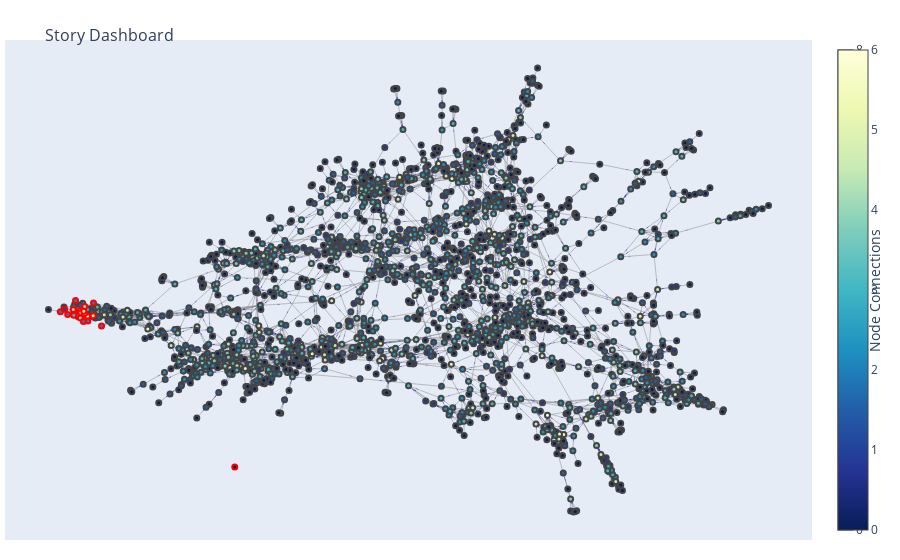

Write notebook code for a chart like this one.
### Code cell
story_dashboard[0]

### Figure 1 — Plotly figure (JSON) as saved in the notebook; plotly's stock layout.template omitted (floating-point values rounded to 4 significant figures; data arrays with more than 128 entries replaced by an {"elided": "..."} marker saying what was removed)
{"data": [{"hoverinfo": "none", "line": {"color": "#888", "width": 0.5}, "mode": "lines", "type": "scatter", "x": {"elided": "13569 float values"}, "y": {"elided": "13569 float values"}}, {"fill": "toself", "fillcolor": "blue", "line": {"color": "blue"}, "mode": "lines", "type": "scatter", "x": {"elided": "22615 float values"}, "y": {"elided": "22615 float values"}}, {"hoverinfo": "text", "marker": {"color": {"elided": "2004 int values"}, "colorbar": {"thickness": 15, "title": {"side": "right", "text": "Node Connections"}, "xanchor": "left"}, "colorscale": [[0, "rgb(255,255,217)"], [0.125, "rgb(237,248,177)"], [0.25, "rgb(199,233,180)"], [0.375, "rgb(127,205,187)"], [0.5, "rgb(65,182,196)"], [0.625, "rgb(29,145,192)"], [0.75, "rgb(34,94,168)"], [0.875, "rgb(37,52,148)"], [1, "rgb(8,29,88)"]], "line": {"width": 2}, "reversescale": true, "showscale": true, "size": 5}, "mode": "markers", "text": {"elided": "2004 str values"}, "type": "scatter", "x": {"elided": "2004 float values"}, "y": {"elided": "2004 float values"}}, {"hoverinfo": "text", "marker": {"color": [5, 4, 2, 4, 2, 6, 2, 2, 4, 0, 4, 2, 2, 2, 4, 4, 2, 5, 1, 3, 5], "colorscale": [[0, "rgb(255,255,217)"], [0.125, "rgb(237,248,177)"], [0.25, "rgb(199,233,180)"], [0.375, "rgb(127,205,187)"], [0.5, "rgb(65,182,196)"], [0.625, "rgb(29,145,192)"], [0.75, "rgb(34,94,168)"], [0.875, "rgb(37,52,148)"], [1, "rgb(8,29,88)"]], "line": {"color": "red", "width": 2}, "reversescale": true, "showscale": true, "size": 5, "symbol": "circle"}, "mode": "markers", "text": ["White House says US will ‘not be intimidated’ by China but reaffirms it does not back Taiwan independence<br>2022-08-01 20:00:00<br>https://www.foxnews.com/politics/white-house-says-us-will-not-be-intimidated-but-reaffirms-it-does-not-back-taiwan-independence", "Your Tuesday Briefing: Pelosi’s Planned Taiwan Visit Tests China<br>2022-08-01 21:30:00<br>https://www.nytimes.com/2022/08/01/briefing/nancy-pelosi-china-taiwan-visit.html", "U.S. Warns China Not to Turn Pelosi’s Expected Trip to Taiwan Into a ‘Crisis’<br>2022-08-01 20:00:00<br>https://www.nytimes.com/2022/08/01/us/politics/taiwan-pelosi.html", "U.S. looking to China not to escalate tensions in event of Pelosi visit to Taiwan -Blinken<br>2022-08-01 19:00:00<br>https://www.msn.com/en-us/news/world/us-looking-to-china-not-to-escalate-tensions-in-event-of-pelosi-visit-to-taiwan-blinken/ar-AA10bYIt", "Gingrich, last House speaker to visit Taiwan, downplays China threats<br>2022-08-02 13:45:00<br>https://www.msn.com/en-us/news/politics/newt-gingrich-last-house-speaker-to-visit-taiwan-downplays-china-threats/ar-AA10dUkx", "Biden Team Tries to Blunt China Rage as Pelosi Heads for Taiwan<br>2022-08-01 20:15:00<br>https://www.msn.com/en-us/news/world/white-house-urges-calm-in-beijing-over-pelosi-s-taiwan-visit/ar-AA10bRrh", "Blinken Warns China, Distances White House From Pelosi Trip to Taiwan<br>2022-08-01 21:15:00<br>https://www.msn.com/en-us/news/world/blinken-warns-china-distances-white-house-from-pelosi-trip-to-taiwan/ar-AA10ckcX", "Why is Taiwan at the center of US-China tensions? - explainer<br>2022-08-02 00:00:00<br>https://www.msn.com/en-us/news/world/why-is-taiwan-at-the-center-of-us-china-tensions-explainer/ar-AA10ciqq", "White House decries China rhetoric over Nancy Pelosi Taiwan visit<br>2022-08-02 03:00:00<br>https://www.nbcnews.com/news/world/white-house-decries-china-rhetoric-nancy-pelosi-taiwan-visit-rcna41068", "POLITICO Playbook PM: Pelosi sets Taiwan visit amid fresh warning from China<br>2022-08-01 18:30:00<br>https://www.politico.com/newsletters/playbook-pm/2022/08/01/pelosi-sets-taiwan-visit-amid-fresh-warning-from-china-00048954", "White House decries China rhetoric over Pelosi Taiwan visit<br>2022-08-01 19:45:00<br>https://www.msn.com/en-us/news/world/white-house-decries-china-rhetoric-over-pelosi-taiwan-visit/ar-AA10bsGG", "This Is How China Could Hit Back Over Pelosi’s Taiwan Visit<br>2022-08-02 07:15:00<br>https://www.msn.com/en-us/news/world/this-is-how-china-could-hit-back-over-pelosis-taiwan-visit/ar-AA10dbZs", "Kirby on reported Pelosi trip to Taiwan: We shouldn’t be intimidated by China’s rhetoric<br>2022-08-01 14:30:00<br>https://www.msn.com/en-us/news/politics/kirby-on-reported-pelosi-trip-to-taiwan-we-shouldn-e2-80-99t-be-intimidated-by-china-e2-80-99s-rhetoric/ar-AA10bo4E", "‘If she dares’: China warns Nancy Pelosi against visiting Taiwan<br>2022-08-01 16:45:00<br>https://www.msn.com/en-us/news/world/if-she-dares-china-warns-nancy-pelosi-against-visiting-taiwan/ar-AA10bQ1r", "White House Warns China Not To Use Pelosi Visit To Taiwan As Excuse To Escalate Tensions<br>2022-08-01 23:30:00<br>https://www.huffpost.com/entry/china-nancy-pelosi-taiwan-white-house_n_62e83568e4b006483aa04fbe", "All eyes on Taiwan as Pelosi's Asia trip continues amid China's warnings about possible visit<br>2022-08-02 13:00:00<br>https://www.cbsnews.com/news/pelosi-taiwan-asia-trip-china-warning/", "Nancy Pelosi to Visit Taiwan Despite Warnings from China<br>2022-08-01 16:30:00<br>http://www.msn.com/en-us/news/world/nancy-pelosi-to-visit-taiwan-despite-warnings-from-china/ar-AA10b90w", "White House blasts China’s rhetoric over Pelosi Taiwan visit<br>2022-08-01 23:30:00<br>https://www.msn.com/en-us/news/world/white-house-blasts-china-s-rhetoric-over-pelosi-taiwan-visit/ar-AA10cfN1", "White House decries China rhetoric over Pelosi Taiwan visit<br>2022-08-01 22:30:00<br>http://www.msn.com/en-us/news/world/white-house-decries-china-rhetoric-over-pelosi-taiwan-visit/ar-AA10aDEV", "Pelosi's Taiwan plans: Kirby pressed on claims White House is trying to 'placate' China<br>2022-08-01 22:30:00<br>https://www.foxnews.com/media/pelosi-taiwan-plans-kirby-pressed-claims-white-house-trying-placate-china", "China/Taiwan – Taiwan’s military raises alert status ahead of Pelosi’s possible trip to the island<br>2022-08-02 10:00:00<br>https://www.msn.com/en-us/news/world/china-taiwan-%e2%80%93-taiwans-military-raises-alert-status-ahead-of-pelosis-possible-trip-to-the-island/ar-AA10dBiA"], "type": "scatter", "x": [156.3, 126.8, 175.3, 138.7, 98.32, 143.6, 144.3, 118.9, 111.0, 478.6, 137.0, 116.2, 157.1, 81.7, 128.5, 127.2, 134.2, 137.2, 91.28, 112.3, 135.0], "y": [482.1, 494.5, 457.7, 475.0, 484.6, 480.7, 469.6, 482.9, 496.5, 124, 503.5, 517.9, 511.9, 491.6, 489.1, 476.5, 468.5, 487.6, 497.5, 483.1, 492.8]}], "layout": {"hovermode": "closest", "margin": {"b": 20, "l": 5, "r": 5, "t": 40}, "showlegend": false, "title": {"font": {"size": 16}, "text": "<br>Story Dashboard"}, "xaxis": {"showgrid": false, "showticklabels": false, "zeroline": false}, "yaxis": {"showgrid": false, "showticklabels": false, "zeroline": false}}}
